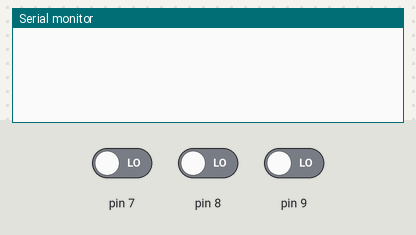
A sketch run on a simulated Arduino Uno, built with avr-gcc and run on an emulated ATmega328P. On the bench: the last lines printed to the serial monitor. Inputs (shaded band) come from the test bench; at power-on: pin 7 LOW, pin 8 LOW, pin 9 LOW.

Above: at 1.2 s.
1.3 s: pin 7 driven HIGH
At 2.4 s:
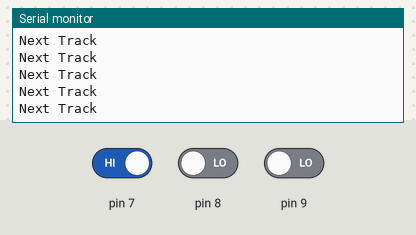
3.2 s: pin 7 driven LOW and pin 8 driven HIGH
At 3.8 s:
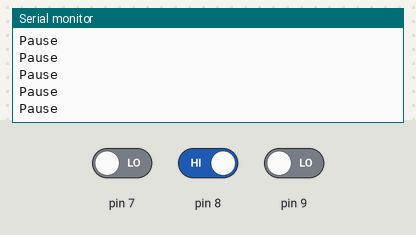
5.1 s: pin 7 driven HIGH
At 6.1 s:
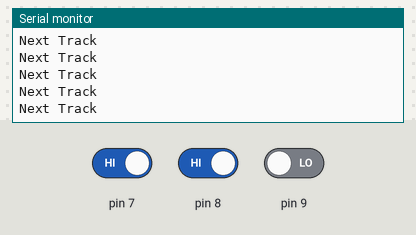
8.1 s: pin 7 driven LOW
At 8.9 s:
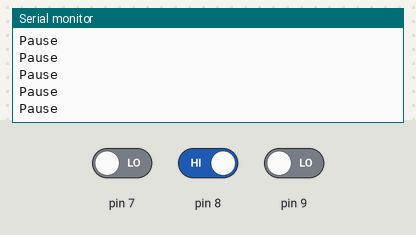
11.1 s: pin 8 driven LOW and pin 9 driven HIGH
At 12.2 s:
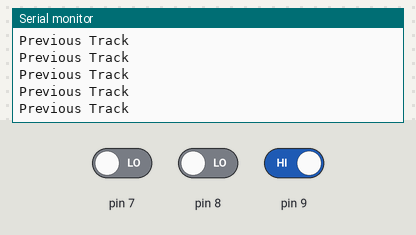
16.0 s: pin 8 driven HIGH
At 16.5 s:
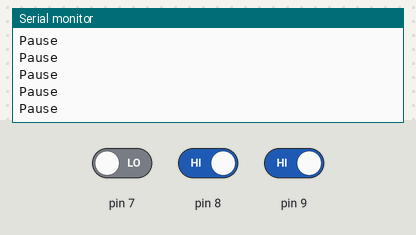

Measured:
- after the input at 1.3 s, the serial monitor: prints a new line at once (image 1)
- after the input at 3.2 s, the serial monitor: prints a new line after 0.07 s (image 2)
- after the input at 11.1 s, the serial monitor: prints a new line after 0.07 s (image 5)
- after the input at 16.0 s, the serial monitor: prints a new line after 0.08 s (image 6)

The sketch:

Buttons.ino
```cpp
void setup()
{
  pinMode(7, INPUT);
  pinMode(8, INPUT);
  pinMode(9, INPUT);
  Serial.begin(9600);
}

void loop()
{
  static uint32_t timer = millis();
  if (digitalRead(7) == 1 & millis() - timer >= 1000){
  	Serial.println("Next Track");
  }
  else if (digitalRead(8) == 1 & millis() - timer >= 1000){
    Serial.println("Pause");
  }
  else if (digitalRead(9) == 1 & millis() - timer >= 1000){
    Serial.println("Previous Track");
  }
}
```
